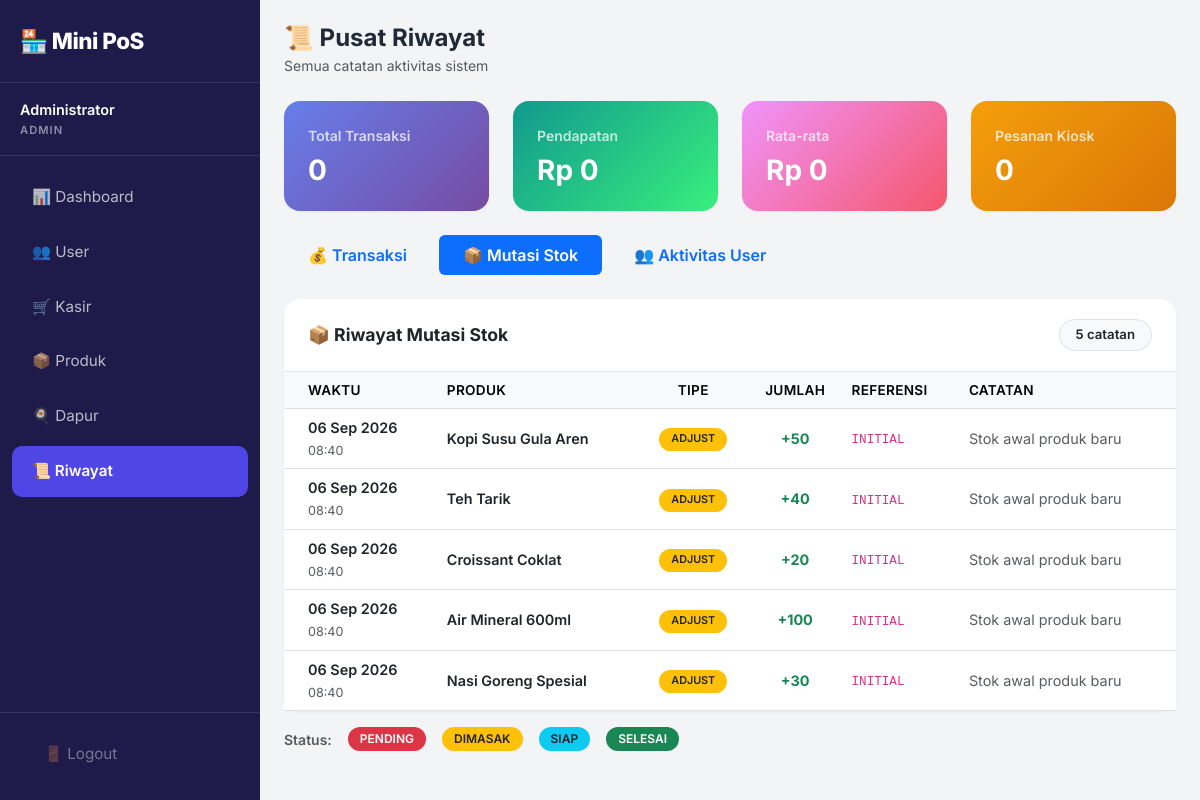
The page /history.php?tab=stock (signed in) on the database its author committed.
### tables this page shows
CREATE TABLE stock_history (
    id INT AUTO_INCREMENT PRIMARY KEY,
    product_id INT NOT NULL,
    type ENUM('in', 'out', 'adjustment') NOT NULL,
    quantity INT NOT NULL,
    reference VARCHAR(100) DEFAULT NULL,
    notes TEXT DEFAULT NULL,
    created_at TIMESTAMP DEFAULT CURRENT_TIMESTAMP,
    FOREIGN KEY (product_id) REFERENCES products(id) ON DELETE CASCADE
);

CREATE TABLE products (
    id INT AUTO_INCREMENT PRIMARY KEY,
    name VARCHAR(100) NOT NULL,
    price DECIMAL(12,2) NOT NULL,
    stock INT NOT NULL DEFAULT 0,
    created_at TIMESTAMP DEFAULT CURRENT_TIMESTAMP,
    updated_at TIMESTAMP NULL DEFAULT NULL ON UPDATE CURRENT_TIMESTAMP
);

### config/auth.php (called while the page is built, shortened)
<?php
function isLoggedIn(): bool
{
    return isset($_SESSION['user_id']) && !empty($_SESSION['user_id']);
}
function hasRole(string $role): bool
{
    return isLoggedIn() && ($_SESSION['role'] ?? '') === $role;
}

### config/database.php (called while the page is built, shortened)
<?php
function formatRupiah($number): string
{
    return 'Rp ' . number_format((float)$number, 0, ',', '.');
}
require_once __DIR__ . '/auth.php';

### history.php (the view, shortened to what this page needs)
<?php
require_once 'config/database.php';
$activeTab = $_GET['tab'] ?? 'transactions';
$transactions = $pdo->query("
    SELECT t.*, COUNT(td.id) as item_count
    FROM transactions t
    LEFT JOIN transaction_details td ON t.id = td.transaction_id
    GROUP BY t.id ORDER BY t.transaction_date DESC LIMIT 100
")->fetchAll();
$totalRevenue = array_sum(array_column($transactions, 'total_amount'));
$avgPerTx = count($transactions) ? $totalRevenue / count($transactions) : 0;
$kioskCount = count(array_filter($transactions, fn($t) => $t['order_type'] === 'kiosk'));
$stockHistory = $pdo->query("
    SELECT sh.*, p.name as product_name
    FROM stock_history sh JOIN products p ON sh.product_id = p.id
    ORDER BY sh.created_at DESC LIMIT 100
")->fetchAll();
?>
<!DOCTYPE html>
<html lang="id">
<head>
    <link href="https://cdn.jsdelivr.net/npm/bootstrap@5.3.0/dist/css/bootstrap.min.css" rel="stylesheet">
    <link rel="stylesheet" href="assets/style.css">
</head>
<body>
    <div class="sidebar" id="sidebar">
        <div class="brand">🏪 Mini PoS</div>
        <div class="user-info">
            <div class="name"><?= htmlspecialchars($_SESSION['full_name']) ?></div>
            <div class="role"><?= $_SESSION['role'] ?></div>
        </div>
        <nav>
            <?php if (hasRole('admin')): ?>
                <a href="dashboard.php" class="nav-link">📊 Dashboard</a>
                <a href="users.php" class="nav-link">👥 User</a>
            <?php endif; ?>
            <a href="index.php" class="nav-link">🛒 Kasir</a>
            <?php if (hasRole('admin')): ?>
                <a href="products.php" class="nav-link">📦 Produk</a>
                <a href="kitchen.php" class="nav-link">🍳 Dapur</a>
            <?php endif; ?>
            <a href="history.php" class="nav-link active">📜 Riwayat</a>
        </nav>
        <div class="sidebar-footer">
            <a href="logout.php" class="nav-link logout">🚪 Logout</a>
        </div>
    </div>
    <div class="main-content">
        <div class="d-flex justify-content-between align-items-center mb-4 flex-wrap gap-2">
            <div>
                <h4 class="fw-bold m-0">📜 Pusat Riwayat</h4>
                <small class="text-muted">Semua catatan aktivitas sistem</small>
            </div>
        </div>
        <div class="row g-3 g-md-4 mb-4">
            <div class="col-6 col-lg-3">
                <div class="card h-100 text-white" style="background: linear-gradient(135deg, #667eea 0%, #764ba2 100%);">
                    <div class="card-body p-3 p-md-4">
                        <small class="opacity-75 fw-semibold d-block">Total Transaksi</small>
                        <h3 class="fw-bold mt-2 mb-0"><?= count($transactions) ?></h3>
                    </div>
                </div>
            </div>
            <div class="col-6 col-lg-3">
                <div class="card h-100 text-white" style="background: linear-gradient(135deg, #11998e 0%, #38ef7d 100%);">
                    <div class="card-body p-3 p-md-4">
                        <small class="opacity-75 fw-semibold d-block">Pendapatan</small>
                        <h3 class="fw-bold mt-2 mb-0"><?= formatRupiah($totalRevenue) ?></h3>
                    </div>
                </div>
            </div>
            <div class="col-6 col-lg-3">
                <div class="card h-100 text-white" style="background: linear-gradient(135deg, #f093fb 0%, #f5576c 100%);">
                    <div class="card-body p-3 p-md-4">
                        <small class="opacity-75 fw-semibold d-block">Rata-rata</small>
                        <h3 class="fw-bold mt-2 mb-0"><?= formatRupiah($avgPerTx) ?></h3>
                    </div>
                </div>
            </div>
            <div class="col-6 col-lg-3">
                <div class="card h-100 text-white" style="background: linear-gradient(135deg, #f59e0b 0%, #d97706 100%);">
                    <div class="card-body p-3 p-md-4">
                        <small class="opacity-75 fw-semibold d-block">Pesanan Kiosk</small>
                        <h3 class="fw-bold mt-2 mb-0"><?= $kioskCount ?></h3>
                    </div>
                </div>
            </div>
        </div>
        <ul class="nav nav-pills mb-4 gap-2 flex-wrap">
            <li class="nav-item">
                <a class="nav-link <?= $activeTab === 'transactions' ? 'active' : '' ?> px-3 px-md-4 fw-semibold" href="?tab=transactions">💰 Transaksi</a>
            </li>
            <li class="nav-item">
                <a class="nav-link <?= $activeTab === 'stock' ? 'active' : '' ?> px-3 px-md-4 fw-semibold" href="?tab=stock">📦 Mutasi Stok</a>
            </li>
            <?php if (hasRole('admin')): ?>
                <li class="nav-item">
                    <a class="nav-link <?= $activeTab === 'users' ? 'active' : '' ?> px-3 px-md-4 fw-semibold" href="?tab=users">👥 Aktivitas User</a>
                </li>
            <?php endif; ?>
        </ul>
        <?php if ($activeTab === 'stock'): ?>
            <div class="card">
                <div class="card-header d-flex justify-content-between align-items-center flex-wrap gap-2">
                    <span>📦 Riwayat Mutasi Stok</span>
                    <span class="badge bg-light text-dark border px-3 py-2"><?= count($stockHistory) ?> catatan</span>
                </div>
                <div class="card-body p-0">
                    <div class="table-responsive">
                        <table class="table table-hover align-middle mb-0">
                            <thead class="table-light">
                                <tr>
                                    <th class="ps-3 ps-md-4">Waktu</th>
                                    <th>Produk</th>
                                    <th class="text-center">Tipe</th>
                                    <th class="text-center">Jumlah</th>
                                    <th>Referensi</th>
                                    <th>Catatan</th>
                                </tr>
                            </thead>
                            <tbody>
                                <?php foreach ($stockHistory as $sh): ?>
                                    <tr>
                                        <td class="ps-3 ps-md-4">
                                            <div class="fw-semibold"><?= date('d M Y', strtotime($sh['created_at'])) ?></div>
                                            <small class="text-muted"><?= date('H:i', strtotime($sh['created_at'])) ?></small>
                                        </td>
                                        <td class="fw-semibold"><?= htmlspecialchars($sh['product_name']) ?></td>
                                        <td class="text-center">
                                            <?php
                                            $typeBadge = match ($sh['type']) {
                                                'in'         => '<span class="badge bg-success">MASUK</span>',
                                                'out'        => '<span class="badge bg-danger">KELUAR</span>',
                                                'adjustment' => '<span class="badge bg-warning text-dark">ADJUST</span>',
                                            };
                                            echo $typeBadge;
                                            ?>
                                        </td>
                                        <td class="text-center fw-bold <?= $sh['type'] === 'out' ? 'text-danger' : 'text-success' ?>">
                                            <?= $sh['type'] === 'out' ? '-' : '+' ?><?= $sh['quantity'] ?>
                                        </td>
                                        <td><code class="small"><?= htmlspecialchars($sh['reference'] ?? '-') ?></code></td>
                                        <td class="text-muted small"><?= htmlspecialchars($sh['notes'] ?? '-') ?></td>
                                    </tr>
                                <?php endforeach; ?>
                            </tbody>
                        </table>
                    </div>
                </div>
            </div>
        <?php endif; ?>
        <div class="mt-3 d-flex flex-wrap gap-3 align-items-center">
            <small class="text-muted fw-semibold">Status:</small>
            <span class="badge bg-danger">PENDING</span>
            <span class="badge bg-warning text-dark">DIMASAK</span>
            <span class="badge bg-info text-dark">SIAP</span>
            <span class="badge bg-success">SELESAI</span>
        </div>
    </div>
</body>
</html>

### assets/style.css (style rules this page uses)
:root { --primary: #4f46e5; --primary-hover: #4338ca; --primary-light: rgba(79, 70, 229, 0.1); --bg-body: #f3f4f6; --card-bg: #ffffff; --text-main: #1f2937; --text-muted: #6b7280; --border-color: #e5e7eb; --sidebar-width: 260px; --sidebar-collapsed: 0px; }
* { font-family: 'Inter', sans-serif; box-sizing: border-box; }
body { background-color: var(--bg-body); color: var(--text-main); overflow-x: hidden; min-height: 100vh; }
.sidebar { width: var(--sidebar-width); min-height: 100vh; background: #1e1b4b; position: fixed; left: 0; top: 0; z-index: 1050; transition: transform 0.3s ease, width 0.3s ease; display: flex; flex-direction: column; overflow-y: auto; }
.sidebar .brand { padding: 24px 20px; font-size: 1.4rem; font-weight: 800; color: #fff; letter-spacing: -0.5px; border-bottom: 1px solid rgba(255,255,255,0.1); flex-shrink: 0; }
.sidebar .user-info { padding: 16px 20px; border-bottom: 1px solid rgba(255,255,255,0.1); flex-shrink: 0; }
.sidebar .user-info .name { color: white; font-weight: 600; font-size: 0.9rem; margin-bottom: 2px; }
.sidebar .user-info .role { color: rgba(255,255,255,0.5); font-size: 0.7rem; text-transform: uppercase; letter-spacing: 1px; font-weight: 600; }
.sidebar nav { flex-grow: 1; padding: 12px 0; }
.sidebar .nav-link { color: rgba(255,255,255,0.7); padding: 14px 20px; margin: 4px 12px; border-radius: 10px; transition: all 0.2s; display: flex; align-items: center; gap: 12px; text-decoration: none; font-size: 0.95rem; }
.sidebar .nav-link:hover, .sidebar .nav-link.active { background: rgba(255,255,255,0.1); color: #fff; font-weight: 600; }
.sidebar .nav-link.active { background: var(--primary); }
.sidebar .nav-link.logout { color: rgba(255,255,255,0.4); margin-top: auto; }
.sidebar-footer { padding: 16px 12px; border-top: 1px solid rgba(255,255,255,0.1); flex-shrink: 0; margin-top: auto; }
.main-content { margin-left: var(--sidebar-width); padding: 30px; min-height: 100vh; transition: margin-left 0.3s ease; width: calc(100% - var(--sidebar-width)); }
.card { border: none; border-radius: 16px; box-shadow: 0 1px 3px rgba(0,0,0,0.05); background: var(--card-bg); }
.card-header { background: transparent; border-bottom: 1px solid var(--border-color); padding: 20px 24px; font-weight: 700; font-size: 1.1rem; }
.table th { font-weight: 600; font-size: 0.85rem; text-transform: uppercase; letter-spacing: 0.3px; }
.table td { font-size: 0.9rem; }
.badge { font-weight: 600; padding: 6px 12px; border-radius: 50px; }
@media (max-width: 1200px) { .main-content { padding: 24px; } }

### rows shown on the page
stock_history: created_at "06 Sep 2026", created_at "08:40", product.name "Kopi Susu Gula Aren", type "ADJUST", quantity "50", reference "INITIAL", notes "Stok awal produk baru"
stock_history: created_at "06 Sep 2026", created_at "08:40", product.name "Teh Tarik", type "ADJUST", quantity "40", reference "INITIAL", notes "Stok awal produk baru"
stock_history: created_at "06 Sep 2026", created_at "08:40", product.name "Croissant Coklat", type "ADJUST", quantity "20", reference "INITIAL", notes "Stok awal produk baru"
stock_history: created_at "06 Sep 2026", created_at "08:40", product.name "Air Mineral 600ml", type "ADJUST", quantity "100", reference "INITIAL", notes "Stok awal produk baru"
stock_history: created_at "06 Sep 2026", created_at "08:40", product.name "Nasi Goreng Spesial", type "ADJUST", quantity "30", reference "INITIAL", notes "Stok awal produk baru"

### other values the page prints
$_SESSION['full_name'] "Administrator"
$_SESSION['role'] "ADMIN"
count($transactions) "0"
formatRupiah($totalRevenue) "Rp 0"
formatRupiah($avgPerTx) "Rp 0"
$kioskCount "0"
count($stockHistory) "5"
